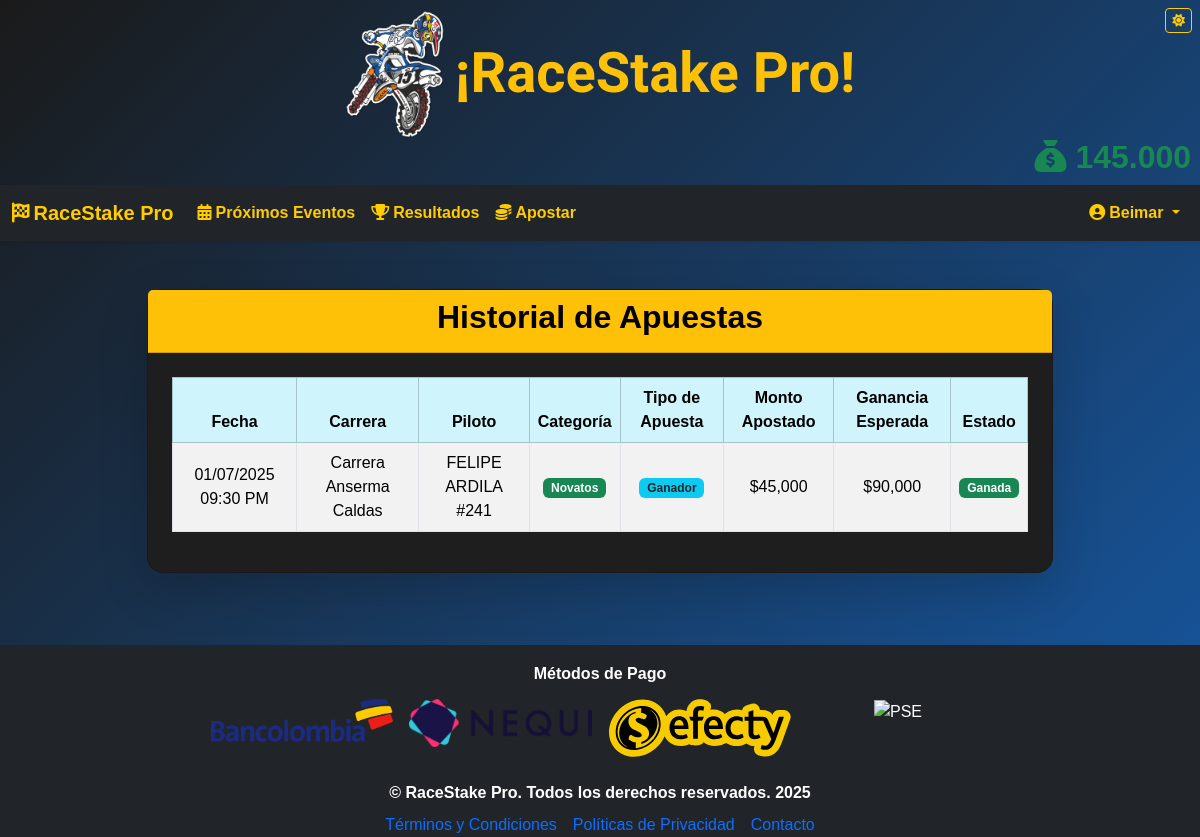
Page /?pagina=historial_apuestas (signed in) on the committed database.
### tables this page shows
CREATE TABLE `usuarios` (
  `id` int NOT NULL,
  `nombre` varchar(100) NOT NULL,
  `contrasena` varchar(255) NOT NULL,
  `cedula` int NOT NULL,
  `telefono` varchar(100) NOT NULL,
  `email` varchar(100) NOT NULL,
  `privilegios` varchar(50) NOT NULL DEFAULT 'usuario',
  `tokenUsuario` varchar(255) NOT NULL,
  `fecha_registro` timestamp NOT NULL DEFAULT CURRENT_TIMESTAMP,
  `activo` int NOT NULL DEFAULT '0',
  `saldo` int NOT NULL DEFAULT '0',
  `token_recuperacion` varchar(255) DEFAULT NULL,
  `token_expiracion` datetime DEFAULT NULL
);

CREATE TABLE `apuestas` (
  `id` int NOT NULL,
  `id_usuario` int NOT NULL,
  `id_carrera` int NOT NULL,
  `id_piloto` int NOT NULL,
  `tipo_apuesta` enum('ganador','podio') NOT NULL,
  `monto` int NOT NULL,
  `ganancia_esperada` float NOT NULL,
  `resultado` enum('pendiente','ganada','perdida') DEFAULT 'pendiente',
  `creada_en` timestamp NOT NULL DEFAULT CURRENT_TIMESTAMP,
  `categoria` varchar(100) NOT NULL
);

CREATE TABLE `carreras` (
  `id` int NOT NULL,
  `nombre` varchar(100) NOT NULL,
  `fecha` datetime NOT NULL,
  `estado` enum('pendiente','finalizada') DEFAULT 'pendiente',
  `creada_en` timestamp NOT NULL DEFAULT CURRENT_TIMESTAMP,
  `categorias` varchar(255) NOT NULL DEFAULT 'SinCategoria'
);

CREATE TABLE `pilotos` (
  `id` int NOT NULL,
  `nombre` varchar(100) NOT NULL,
  `creado_en` timestamp NOT NULL DEFAULT CURRENT_TIMESTAMP
);

### Controlador/Plantilla.Controlador.php (called while the page is built)
<?php
class ControladorPlantilla{
	public function cargarPlantilla(){
		include("Vista/Plantilla.php");
		}
}

### Index.php (called while the page is built, shortened)
<?php
require("Controlador/Plantilla.Controlador.php");
require("Controlador/Formulario.Controlador.php");
$plantilla = new ControladorPlantilla();
$plantilla->cargarPlantilla();

### Modelo/Formularios.Modelo.php (called while the page is built, shortened)
<?php
class ModeloFormularios
{
    public static function obtenerSaldo($id_usuario)
    {
        $conexion = new Conexion();
        $pdo = $conexion->conectar();
        $stmt = $pdo->prepare("SELECT saldo FROM usuarios WHERE id = :id");
        $stmt->bindParam(":id", $id_usuario, PDO::PARAM_INT);
        $stmt->execute();
        $resultado = $stmt->fetch(PDO::FETCH_ASSOC);
        return $resultado ? $resultado['saldo'] : 0;
    }
}

### Controlador/Formulario.Controlador.php (called while the page is built, shortened)
<?php
include("Modelo/Formularios.Modelo.php");
class FormularioControlador
{
    public static function obtenerSaldoUsuario($id_usuario)
    {
        return ModeloFormularios::obtenerSaldo($id_usuario);
    }
}

### Vista/Paginas/historial_apuestas.php (the view, shortened to what this page needs)
<?php
$conexion = new Conexion();
$db = $conexion->conectar();
$stmt = $db->prepare("SELECT a.*, c.nombre AS carrera_nombre, p.nombre AS piloto_nombre
                      FROM apuestas a
                      INNER JOIN carreras c ON a.id_carrera = c.id
                      INNER JOIN pilotos p ON a.id_piloto = p.id
                      WHERE a.id_usuario = :id_usuario
                      ORDER BY a.id DESC");
$stmt->bindParam(":id_usuario", $_SESSION['id'], PDO::PARAM_INT);
$stmt->execute();
$apuestas = $stmt->fetchAll(PDO::FETCH_ASSOC);
?>
<div class="container py-5">
    <div class="row justify-content-center">
        <div class="col-12 col-lg-10">
            <div class="card tarjeta-carreras shadow-lg rounded-4">
                <div class="card-header encabezado-carreras text-center">
                    <h2 class="fw-bold">Historial de Apuestas</h2>
                </div>
                <div class="card-body p-4">
                    <?php if (empty($apuestas)): ?>
                        <div class="alert alert-info text-center">
                            No tienes apuestas registradas aún.
                        </div>
                    <?php else: ?>
                        <div class="table-responsive">
                            <table class="table table-striped table-bordered text-center align-middle">
                                <thead class="table-info">
                                    <tr>
                                        <th>Fecha</th>
                                        <th>Carrera</th>
                                        <th>Piloto</th>
                                        <th>Categoría</th>
                                        <th>Tipo de Apuesta</th>
                                        <th>Monto Apostado</th>
                                        <th>Ganancia Esperada</th>
                                        <th>Estado</th>
                                    </tr>
                                </thead>
                                <tbody>
                                    <?php foreach ($apuestas as $apuesta): ?>
                                        <?php
                                        $cat = $apuesta['categoria'];
                                        $badgeCategoria = match ($cat) {
                                            '50cc Racer' => 'bg-info text-dark',
                                            'Infantil' => 'bg-primary',
                                            'Novatos' => 'bg-success',
                                            'Élite' => 'bg-warning text-dark',
                                            '150 cc' => 'bg-danger',
                                            'Master' => 'bg-dark',
                                            '200cc 2T' => 'bg-secondary',
                                            'Supermoto' => 'bg-light text-dark',
                                            'Expertos' => 'bg-primary text-white',
                                            default => 'bg-secondary',
                                        };
                                        ?>
                                        <tr>
                                            <td><?= date('d/m/Y h:i A', strtotime($apuesta['creada_en'])) ?></td>
                                            <td><?= htmlspecialchars($apuesta['carrera_nombre']) ?></td>
                                            <td><?= htmlspecialchars($apuesta['piloto_nombre']) ?></td>
                                            <td><span class="badge <?= $badgeCategoria ?>"><?= htmlspecialchars($cat) ?></span>
                                            </td>
                                            <td><span
                                                    class="badge bg-info text-dark"><?= ucfirst($apuesta['tipo_apuesta']) ?></span>
                                            </td>
                                            <td>$<?= number_format($apuesta['monto']) ?></td>
                                            <td>$<?= number_format($apuesta['ganancia_esperada']) ?></td>
                                            <td>
                                                <span class="badge
                                                    <?php
                                                    switch ($apuesta['resultado']) {
                                                        case 'ganada':
                                                            echo 'bg-success';
                                                            break;
                                                    }
                                                    ?>">
                                                    <?= ucfirst($apuesta['resultado']) ?>
                                                </span>
                                            </td>
                                        </tr>
                                    <?php endforeach; ?>
                                </tbody>
                            </table>
                        </div>
                    <?php endif; ?>
                </div>
            </div>
        </div>
    </div>
</div>

### Vista/Plantilla.php (shortened to what this page needs)
<!DOCTYPE html>
<html lang="es">
<head>
    <link href="https://cdn.jsdelivr.net/npm/bootstrap@5.3.2/dist/css/bootstrap.min.css" rel="stylesheet">
</head>
<body class="d-flex flex-column min-vh-100">
    <?php
    $listadoPaginasPrivadas = [
        'CargarCreditos',
        'Salir',
        'Perfil',
        'ApuMovi',
        'Ajustes',
        'RegistrarResultados',
        'CrearCarrera',
        'RegistrarPiloto',
        'AsignarPilotos',
        'Apostar',
        'Ganancias',
        'historial_apuestas'
    ];
    $listadoPaginasPublicas = [
        'Inicio',
        'Login',
        'Registro',
        'RecuperarContrasena',
        'ReestablecerContrasena',
        'ActivarCuenta',
        'EnviardeContacto',
        'Politicas',
        'Terminos',
        'Contacto',
        'ProximosEventos',
        'Resultados',
        '404',
        'exportar_ganancia_pdf'
    ];
    if (isset($_GET['pagina'])) {
        $pagina = $_GET['pagina'];
        if (in_array($pagina, $listadoPaginasPrivadas)) {
            if (isset($_SESSION['privilegios']) && in_array($_SESSION['privilegios'], ['usuario', 'admin'])) {
                $paginaVerificada = $pagina;
            } else {
                echo "<script>window.location.href = 'index.php?pagina=Login';</script>";
                exit();
            }
        } elseif (in_array($pagina, $listadoPaginasPublicas)) {
            $paginaVerificada = $pagina;
        } else {
            $paginaVerificada = '404';
        }
    } else {
        $paginaVerificada = 'Inicio';
    }
    ?>
    <div class="position-relative">
        <button onclick="cambiarTema()" class="btn btn-cambiar-tema position-absolute top-0 end-0 m-2" id="btnTema"
            title="Cambiar tema">
            <i class="fas fa-moon"></i>
        </button>
        <div class="d-flex flex-md-row align-items-center justify-content-center text-center text-md-start">
            <img src="/imagenes/pngwing.com (5).png" alt="LogoWeb" class="img-fluid"
                style="max-width: 100px; margin-right: 10px; margin-top: 10px;">
            <h1 class="display-4 mt-3 md-0 fw-bold" style="font-family: 'Chewy', system-ui; font-weight: 700;">
                ¡RaceStake Pro!
            </h1>
        </div>
    </div>
    <?php
    if (isset($_SESSION['id'])) {
        $saldoActual = FormularioControlador::obtenerSaldoUsuario($_SESSION['id']);
        $saldo = number_format($saldoActual, 0, ',', '.');
        ?>
        <h2>
            <a class="nav-link fw-bold" align="right" href="?pagina=ApuMovi">
                <strong class="text-success">
                    <i class="fa-solid fa-sack-dollar fa-bounce" style="color: #198754;"></i>
                    <?php echo "$saldo&nbsp;"; ?>
                </strong>
            </a>
        </h2>
    <?php } ?>
    <nav class="navbar navbar-expand-lg navbar-dark bg-dark shadow-sm">
        <div class="container-fluid">
            <a class="navbar-brand fw-bold" href="?pagina=Inicio">
                <i class="fas fa-flag-checkered me-1"></i>RaceStake Pro
            </a>
            <div class="collapse navbar-collapse" id="navbarResponsive">
                <ul class="navbar-nav me-auto mb-2 mb-lg-0">
                    <li class="nav-item">
                        <a class="nav-link fw-bold" href="?pagina=ProximosEventos">
                            <i class="fas fa-calendar-alt me-1"></i>Próximos Eventos
                        </a>
                    </li>
                    <li class="nav-item">
                        <a class="nav-link fw-bold" href="?pagina=Resultados">
                            <i class="fas fa-trophy me-1"></i>Resultados
                        </a>
                    </li>
                    <li class="nav-item">
                        <a class="nav-link fw-bold" href="?pagina=Apostar">
                            <i class="fas fa-coins me-1"></i>Apostar
                        </a>
                    </li>
                </ul>
                <ul class="navbar-nav ms-auto">
                    <?php if (isset($_SESSION['privilegios'])): ?>
                        <li class="nav-item dropdown">
                            <a class="nav-link dropdown-toggle fw-bold" href="#" id="userDropdown" role="button"
                                data-bs-toggle="dropdown" aria-expanded="false">
                                <i class="fas fa-user-circle me-1"></i><?= $_SESSION['nombre']; ?>
                            </a>
                        </li>
                    <?php endif; ?>
                </ul>
            </div>
        </div>
    </nav>
    <div class="container">
        <?php
        if ($paginaVerificada === 'Salir') {
            header('Location: Vista/Paginas/Salir.php');
            exit;
        } else {
            include "Vista/Paginas/$paginaVerificada.php";
        }
        ?>
</body>
<br>
<footer class="piedepagina text-center mt-auto">
    <div class="container-fluid">
        <h6 class="mb-3 fw-bold"><br>Métodos de Pago</h6>
        <div class="row justify-content-center g-3">
            <div class="col-6 col-sm-3 col-md-2">
                <img src="/imagenes/bancolombia.png" alt="Bancolombia" class="img-fluid">
            </div>
            <div class="col-6 col-sm-3 col-md-2">
                <img src="/imagenes/nequi.png" alt="Nequi" class="img-fluid">
            </div>
            <div class="col-6 col-sm-3 col-md-2">
                <img src="/imagenes/efecty.svg" alt="Efecty" class="img-fluid">
            </div>
            <div class="col-6 col-sm-3 col-md-2">
                <img src="/imagenes/PSE.png" alt="PSE" class="img-fluid">
            </div>
        </div>
        <p class="mt-4 mb-2 fw-bold">&copy; RaceStake Pro. Todos los derechos reservados. 2025</p>
        <div class="d-flex flex-column flex-sm-row justify-content-center gap-2">
            <a href="?pagina=Terminos" class="text-decoration-none">Términos y Condiciones</a>
            <a href="?pagina=Politicas" class="text-decoration-none">Políticas de Privacidad</a>
            <a href="?pagina=Contacto" class="text-decoration-none">Contacto</a>
        </div>
    </div>
</footer>
</html>

### Vista/Plantilla.php (style rules this page uses)
body.tema-oscuro { background: linear-gradient(135deg, #1a1a1a, #1658A3); color: #FFC107; font-family: 'Arial', sans-serif; }
body.tema-oscuro .piedepagina { background-color: #212529; color: #fff; }
body.tema-oscuro .navbar { background-color: #212529 !important; }
body.tema-oscuro .navbar-brand, body.tema-oscuro .nav-link { color: #ffcc00 !important; font-weight: bold; }
.btn-cambiar-tema { background-color: transparent; color: #ffcc00; border: 1px solid #ffcc00; font-size: 0.8rem; padding: 2px 6px; border-radius: 4px; }
.tarjeta-carreras { transition: background-color 0.3s, color 0.3s; }
.encabezado-carreras { font-weight: bold; transition: background-color 0.3s, color 0.3s; }
body.tema-oscuro .tarjeta-carreras { background-color: #1e1e1e; color: #fff; }
body.tema-oscuro .encabezado-carreras { background-color: #ffc107; color: #000; }

### rows in the picture
usuarios: saldo "145.000"
apuestas: creada_en "01/07/2025 09:30 PM", id_carrera.nombre "Carrera Anserma Caldas", id_piloto.nombre "FELIPE ARDILA #241", categoria "Novatos", tipo_apuesta "Ganador", monto "45,000", ganancia_esperada "90,000", resultado "Ganada"

### other values in the picture
$_SESSION['nombre'] "Beimar"
